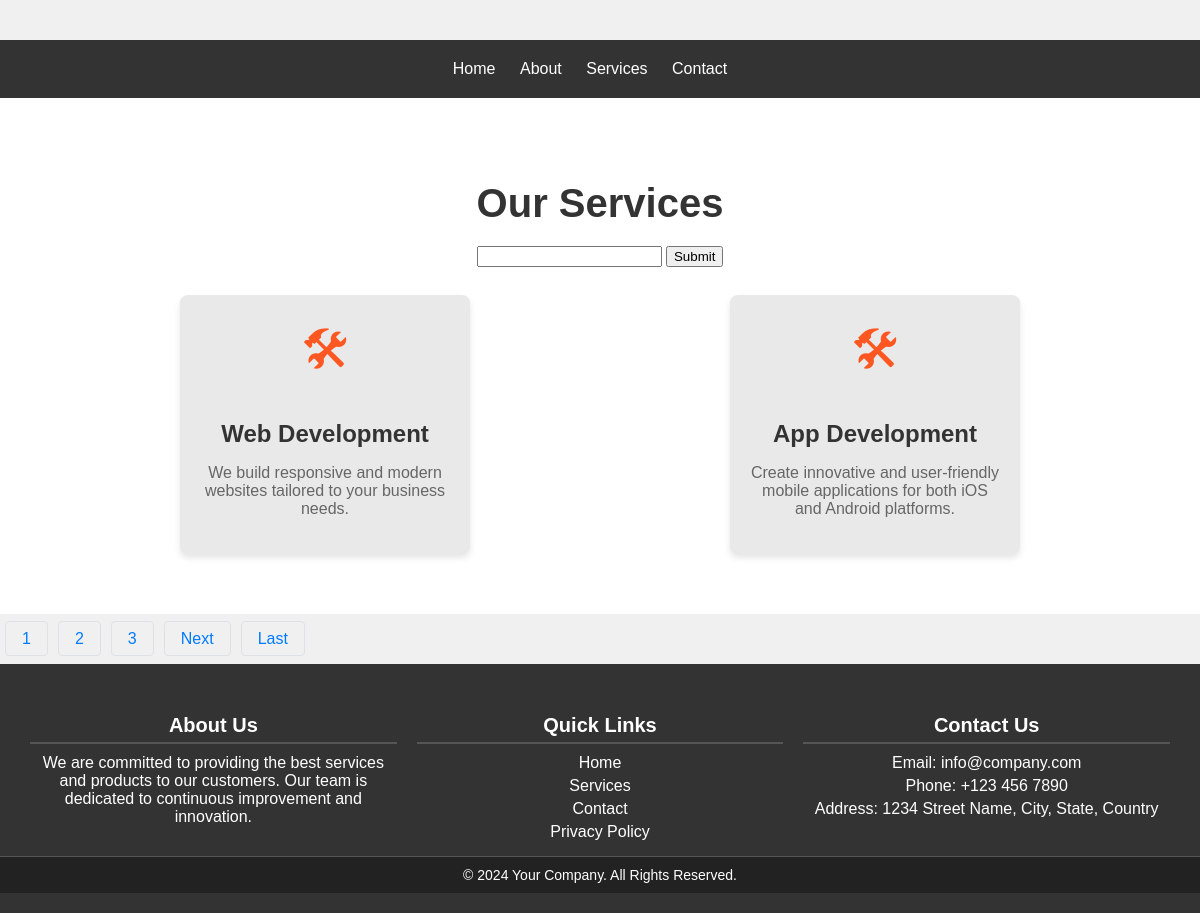
Page /services/ on the committed database.
### service/models.py (models this page shows)
class Service(models.Model):
    service_icon=models.CharField(max_length=50)
    service_title=models.CharField(max_length=50)
    service_des=models.TextField()

### foru/views.py (the view)
# urls.py: path('services/',views.services,name="service"),
def services(request):
    serviceData=Service.objects.all()
    pag=Paginator(serviceData,2)
    page_no=request.GET.get('page')
    serviceDatafinal=pag.get_page(page_no)
    totalpage=serviceDatafinal.paginator.num_pages
    data={
        'serviceData':serviceDatafinal,
        'lastpage':totalpage,
        'totalpagelist':[n+1 for n in range(totalpage)]
    }
    return render(request,"service.html",data)

### templates/service.html (shortened to what this page needs)
{% extends "base.html" %}
{% block details %}
<!DOCTYPE html>
<html lang="en">
<head>
    <link rel="stylesheet" href="/static/css/service.css">
</head>
<body>
    <section id="services">
        <h2>Our Services</h2>
        <form method="GET">
            <input type="text" name="servicename" value="">
            <input type="submit" name="Search">
        </form></br>
        <div class="service-container">
            {% for s in serviceData %}
            <div class="service">
                <div class="{{s.service_icon}}">&#128736;</div>
                <h3>{{s.service_title}}</h3>
                <p>{{s.service_des}}</p>
            </div>
            {% empty %}
             No Service Found
            {% endfor %}
        </div>
    </section>
    {% include "pagination-style.html" %}
</body>
</html>
{% endblock %}

### templates/base.html
{% include "header.html" %}
{% block details %}
{% endblock  %}
{% include "footer.html" %}

### templates/header.html (shortened to what this page needs)
{% load static %}
<!DOCTYPE html>
<html lang="en">
<head>
	<link rel="stylesheet" href="{% static 'css/homepage.css'%}">
</head>
<body>
	<div class="header-container">
	</div>
	<nav class="nav-bar">
		<ul class="nav-list">
			<li class="nav-item {% if request.path == 'home' %} active {% endif %}"><a href="{% url "home" %}" class="nav-link">Home</a></li>
			<li class="nav-item"><a href="{% url "about" %}" class="nav-link">About</a></li>
			<li class="nav-item"><a href="{% url "service" %}" class="nav-link">Services</a></li>
			<li class="nav-item"><a href="{% url "contact" %}" class="nav-link">Contact</a></li>
		</ul>
	</nav>
</body>
</html>

### templates/pagination-style.html (shortened to what this page needs)
<!DOCTYPE html>
<html lang="en">
<head>
</head>
<body>
    <ul class="pagination">
        {%for n in totalpagelist %}
        <li class="page-item"><a class="page-link" href="/services/?page={{n}}">{{n}}</a></li>
        {% endfor %}
        {% if serviceData.has_next %}
        <li class="page-item">
            <a class="page-link" href="/services/?page={{serviceData.next_page_number}}">Next</a>
        </li>
        <li class="page-item">
            <a class="page-link" href="/services/?page={{lastpage}}">Last</a>
        </li>
        {% endif %}
    </ul>
</body>
</html>

### templates/footer.html
<footer class="footer">
        <div class="footer-container">
            <div class="footer-about">
                <h3>About Us</h3>
                <p>We are committed to providing the best services and products to our customers. Our team is dedicated to continuous improvement and innovation.</p>
            </div>
            <div class="footer-links">
                <h3>Quick Links</h3>
                <ul>
                    <li><a href="#">Home</a></li>
                    <li><a href="#">Services</a></li>
                    <li><a href="#">Contact</a></li>
                    <li><a href="#">Privacy Policy</a></li>
                </ul>
            </div>
            <div class="footer-contact">
                <h3>Contact Us</h3>
                <ul>
                    <li>Email: <a href="mailto:info@company.com">info@company.com</a></li>
                    <li>Phone: <a href="tel:+1234567890">+123 456 7890</a></li>
                    <li>Address: 1234 Street Name, City, State, Country</li>
                </ul>
            </div>
        </div>
        <div class="footer-bottom">
            <p>&copy; 2024 Your Company. All Rights Reserved.</p>
        </div>
    </footer>

### static/css/homepage.css (style rules this page uses)
body { font-family: Arial, sans-serif; margin: 0; padding: 0; }
.header-container { background-color: #f0f0f0; padding: 20px; text-align: center; }
.nav-bar { background-color: #333; padding: 20px; text-align: center; }
.nav-list { list-style: none; margin: 0; padding: 0; }
.nav-item { display: inline-block; margin-right: 20px; }
.nav-link { color: #fff; text-decoration: none; }
.footer-container { background-color: #333; color: #fff; padding: 10px; text-align: center; clear: both; }
.footer { background-color: #333; color: white; padding: 20px 0; }
.footer-container { display: flex; justify-content: space-around; max-width: 1200px; margin: 0 auto; padding: 0 20px; flex-wrap: wrap; }
.footer-about, .footer-links, .footer-contact { flex: 1; min-width: 200px; margin: 10px; }
.footer h3 { margin-bottom: 10px; font-size: 20px; border-bottom: 2px solid #555; padding-bottom: 5px; }
.footer p, .footer ul, .footer li { margin: 5px 0; }
.footer ul { list-style: none; padding: 0; }
.footer ul li a { color: white; text-decoration: none; }
.footer-bottom { text-align: center; padding: 10px 0; background-color: #222; border-top: 1px solid #555; }
.footer-bottom p { margin: 0; font-size: 14px; }

### static/css/service.css (style rules this page uses)
body { font-family: Arial, sans-serif; margin: 0; padding: 0; background-color: #f0f0f0; }
#services { padding: 50px; background-color: #fff; text-align: center; }
#services h2 { font-size: 2.5em; margin-bottom: 20px; color: #333; }
.service-container { display: flex; justify-content: space-around; flex-wrap: wrap; }
.service { background-color: #e9e9e9; padding: 20px; margin: 10px; border-radius: 8px; width: 250px; box-shadow: 0 4px 6px rgba(0, 0, 0, 0.1); transition: transform 0.3s, box-shadow 0.3s; }
.service .icon { font-size: 3em; color: #ff5722; margin-bottom: 10px; }
.service h3 { font-size: 1.5em; color: #333; margin-bottom: 10px; }
.service p { font-size: 1em; color: #666; }

### templates/pagination-style.html (style rules this page uses)
.pagination { display: flex; list-style: none; padding: 0; }
.pagination li { margin: 0 5px; }
.pagination a { text-decoration: none; color: #007bff; padding: 8px 16px; border: 1px solid #dee2e6; border-radius: 4px; }

### rows in the picture
Service: service_title "Web Development", service_des "We build responsive and modern websites tailored to your business needs."
Service: service_title "App Development", service_des "Create innovative and user-friendly mobile applications for both iOS and Android platforms."

### other values in the picture
{{ n }} "1" "2" "3"
